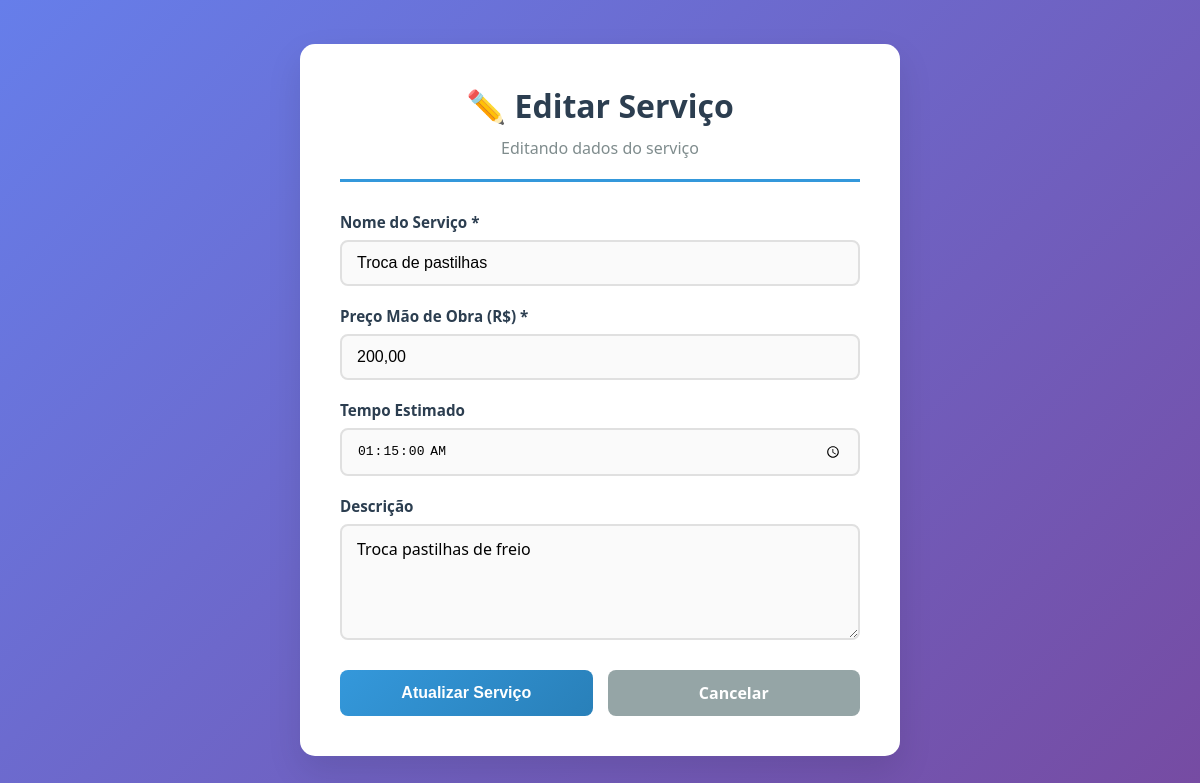
/servicos/editar.php?id=7, run on the app's committed database.
### tables this page shows
CREATE TABLE SERVICO (
    ID_SERVICO INT AUTO_INCREMENT PRIMARY KEY,
    MAO_DE_OBRA DECIMAL(10,2) NOT NULL,
    NOME_SERVICO VARCHAR(100) NOT NULL,
    TEMPO TIME,
    DESCRICAO_SERVICO TEXT,
    ESPECIALIDADE VARCHAR(150)
);

### servicos/editar.php (the view, shortened to what this page needs)
<?php
require_once '../conexao.php';
$id_servico = $_GET['id'];
$sql = "SELECT * FROM SERVICO WHERE ID_SERVICO = ?";
$stmt = $pdo->prepare($sql);
$stmt->execute([$id_servico]);
$servico = $stmt->fetch(PDO::FETCH_ASSOC);
?>
<!DOCTYPE html>
<html lang="pt-br">
<head>
    <link rel="stylesheet" href="formulario.css">
</head>
<body>
    <div class="container">
        <div class="form-wrapper">
            <div class="header">
                <h1>✏️ Editar Serviço</h1>
                <p>Editando dados do serviço</p>
            </div>
            <form method="POST" class="form-cadastro">
                <div class="form-group">
                    <label for="nome_servico">Nome do Serviço *</label>
                    <input type="text" id="nome_servico" name="nome_servico" value="<?= htmlspecialchars($servico['NOME_SERVICO']) ?>" maxlength="100" required>
                </div>
                <div class="form-group">
                    <label for="mao_de_obra">Preço Mão de Obra (R$) *</label>
                    <input type="text" id="mao_de_obra" name="mao_de_obra" value="<?= number_format($servico['MAO_DE_OBRA'], 2, ',', '.') ?>" required>
                </div>
                <div class="form-group">
                    <label for="tempo">Tempo Estimado</label>
                    <input type="time" id="tempo" name="tempo" value="<?= $servico['TEMPO'] ?>" step="1">
                </div>
                <div class="form-group">
                    <label for="descricao_servico">Descrição</label>
                    <textarea id="descricao_servico" name="descricao_servico" rows="4" maxlength="500"><?= htmlspecialchars($servico['DESCRICAO_SERVICO']) ?></textarea>
                </div>
                <div class="form-actions">
                    <button type="submit" class="btn btn-primary">Atualizar Serviço</button>
                    <a href="listar.php" class="btn btn-secondary">Cancelar</a>
                </div>
            </form>
        </div>
    </div>
</body>
</html>

### servicos/formulario.css (style rules this page uses)
* { margin: 0; padding: 0; box-sizing: border-box; }
body { font-family: 'Segoe UI', Tahoma, Geneva, Verdana, sans-serif; background: linear-gradient(135deg, #667eea 0%, #764ba2 100%); min-height: 100vh; padding: 20px; display: flex; justify-content: center; align-items: center; }
.container { width: 100%; max-width: 600px; }
.form-wrapper { background: white; border-radius: 15px; box-shadow: 0 15px 35px rgba(0,0,0,0.1); padding: 40px; transition: transform 0.3s ease; }
.header { text-align: center; margin-bottom: 30px; border-bottom: 3px solid #3498db; padding-bottom: 20px; }
.header h1 { color: #2c3e50; font-size: 2em; margin-bottom: 10px; }
.header p { color: #7f8c8d; font-size: 1em; }
.form-cadastro { display: flex; flex-direction: column; gap: 20px; }
.form-group { display: flex; flex-direction: column; }
.form-group label { color: #2c3e50; font-weight: 600; margin-bottom: 8px; font-size: 0.95em; }
.form-group input, .form-group textarea { padding: 12px 15px; border: 2px solid #e0e0e0; border-radius: 8px; font-size: 1em; transition: all 0.3s ease; background: #fafafa; }
.form-group textarea { resize: vertical; min-height: 80px; font-family: inherit; }
.form-actions { display: flex; gap: 15px; margin-top: 10px; }
.btn { padding: 12px 25px; border: none; border-radius: 8px; font-size: 1em; font-weight: 600; text-decoration: none; text-align: center; cursor: pointer; transition: all 0.3s ease; flex: 1; }
.btn-primary { background: linear-gradient(135deg, #3498db, #2980b9); color: white; }
.btn-secondary { background: #95a5a6; color: white; }

### data on the page
servico: nome_servico "Troca de pastilhas", mao_de_obra "200,00", tempo "01:15:00", descricao_servico "Troca pastilhas de freio"
